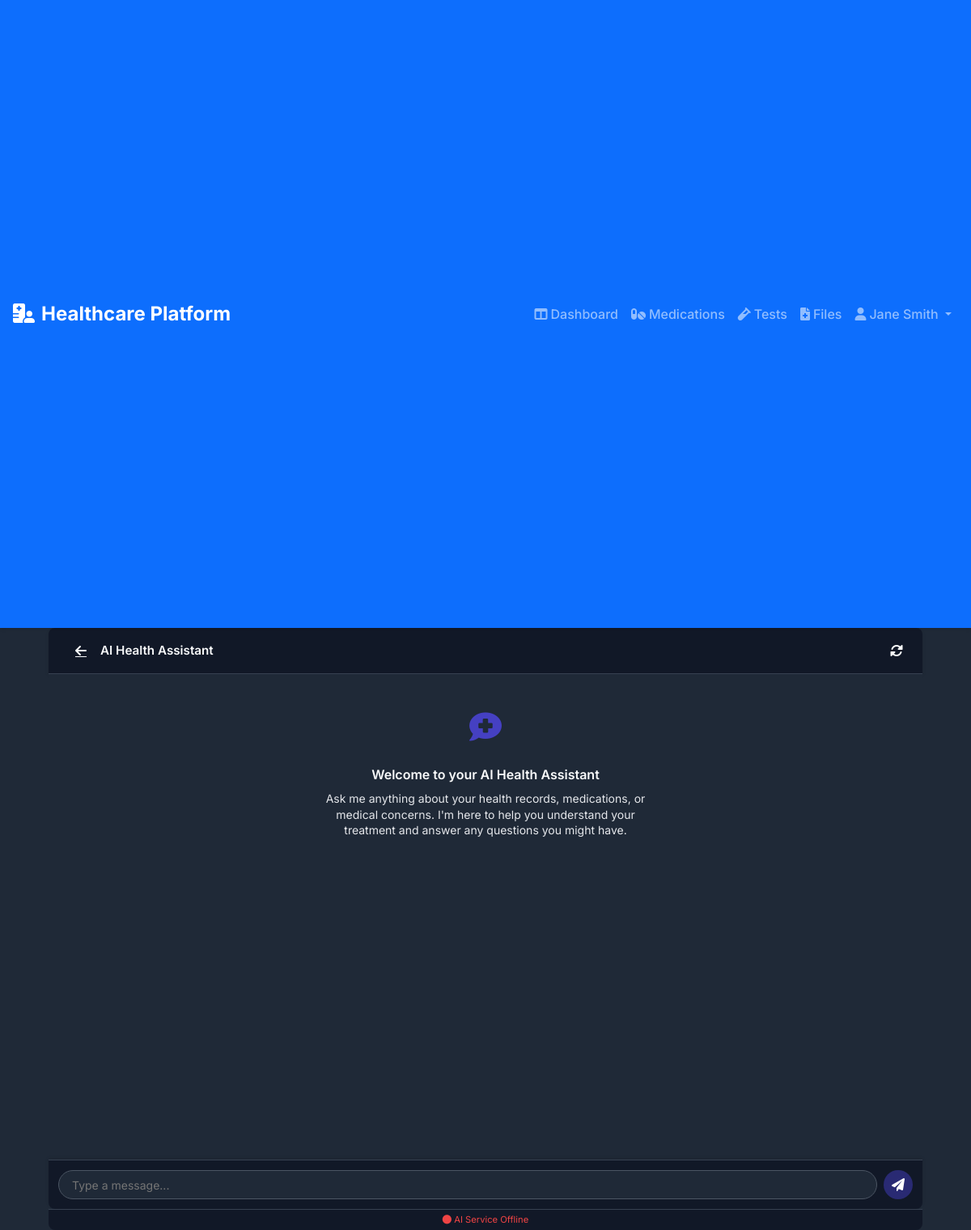
Page /api/patient/ai-chat/ (signed in) on the earlier database version.
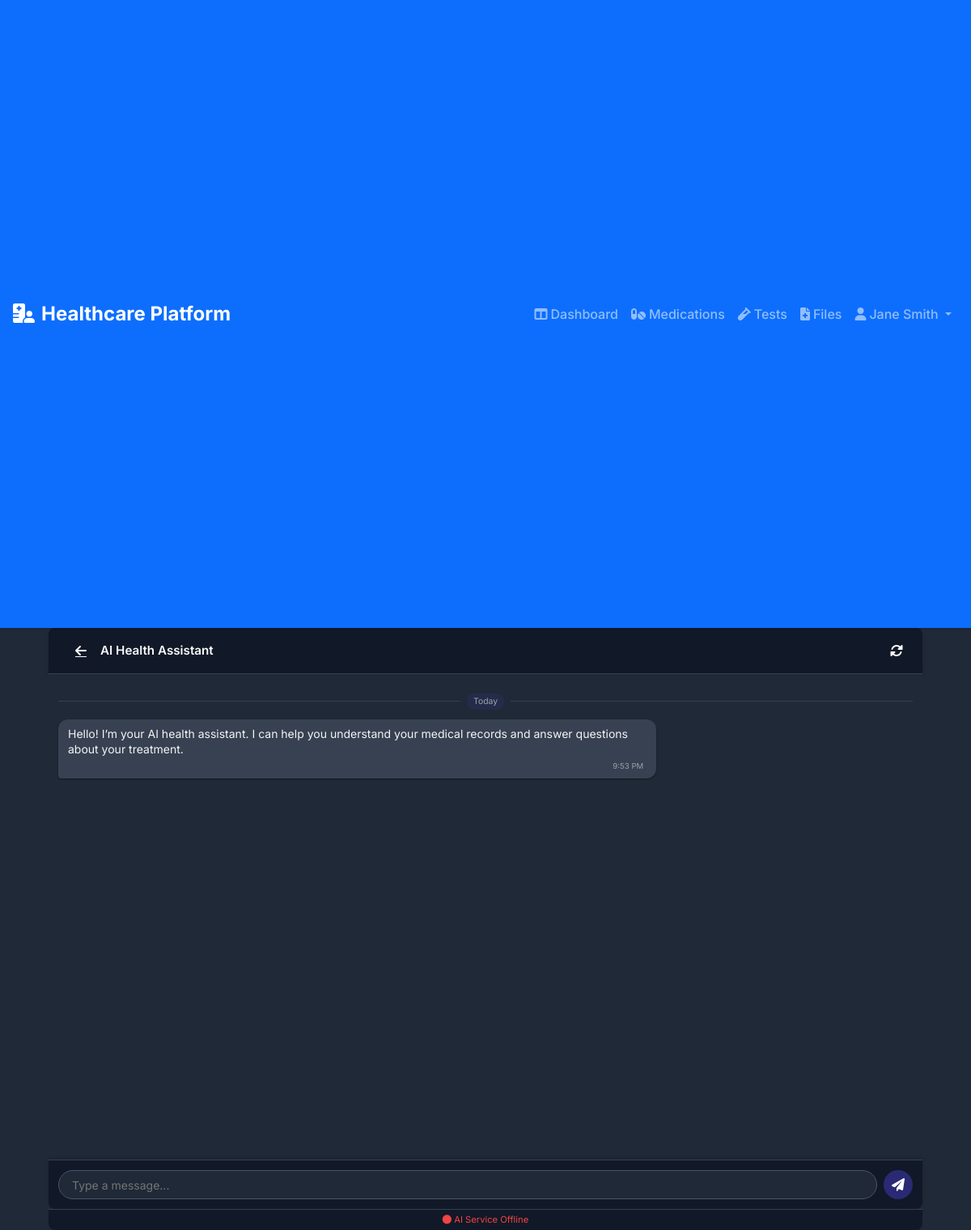
Same page on the later database version.
### core/models.py (models this page shows, shortened)
class User(AbstractUser):
    is_doctor = models.BooleanField(default=False)
    is_patient = models.BooleanField(default=False)

class Patient(models.Model):
    user = models.OneToOneField(User, on_delete=models.CASCADE)
    doctor = models.ForeignKey(Doctor, on_delete=models.CASCADE, related_name='patients')
    name = models.CharField(max_length=255)
    date_of_birth = models.DateField()
    gender = models.CharField(max_length=20)
    phone = models.CharField(max_length=15, unique=True)
    address = models.TextField(blank=True, null=True)
    created_at = models.DateTimeField(auto_now_add=True)
    password = models.CharField(max_length=100, blank=True, null=True)

class AIChatMessage(models.Model):
    patient = models.ForeignKey('Patient', on_delete=models.CASCADE)
    message = models.TextField()
    is_ai = models.BooleanField(default=False)
    created_at = models.DateTimeField(auto_now_add=True)
    class Meta:
        ordering = ['created_at']

### core/template_views.py (the view, shortened to what this page needs)
# urls.py: path('patient/ai-chat/', template_views.patient_ai_chat, name='patient_ai_chat'),
@patient_required
def patient_ai_chat(request):
    patient = request.user.patient
    messages = AIChatMessage.objects.filter(patient=patient).order_by('created_at')
    try:
        import requests
        response = requests.get("http://localhost:11434/api/version", timeout=2)
        ollama_available = response.status_code == 200
    except Exception:
        ollama_available = False
    context = {
        'messages': messages,
        'ollama_available': ollama_available
    }
    return render(request, 'core/patient/ai_chat.html', context)

### core/template_views.py (called while the page is built)
def patient_required(view_func):
    @wraps(view_func)
    def wrapper(request, *args, **kwargs):
        if not hasattr(request.user, 'patient'):
            return redirect('login')
        return view_func(request, *args, **kwargs)
    return wrapper

### core/templatetags/custom_filters.py (called while the page is built)
@register.filter
def markdown_format(value):
    extensions = [
        'markdown.extensions.tables',        # For tables
        'markdown.extensions.fenced_code',   # For code blocks
        'markdown.extensions.nl2br',         # Convert newlines to <br>
        'markdown.extensions.sane_lists',    # Better list handling
        'markdown.extensions.smarty',        # Smart quotes, dashes, etc.
    ]
    html = markdown.markdown(value, extensions=extensions)
    return mark_safe(html)

### core/templates/core/patient/ai_chat.html (shortened to what this page needs)
{% extends 'core/base.html' %}
{% load custom_filters %}
{% block content %}
<div class="chat-container">
    <div class="chat-header">
        <a href="{% url 'patient_dashboard' %}" class="header-button">
            <i class="fas fa-arrow-left"></i>
        </a>
        <div class="chat-title">AI Health Assistant</div>
        <div class="chat-actions">
            <form method="post" style="display: inline;">
                <button type="submit" name="reset_chat" value="true" class="header-button"
                        title="New Chat"
                        onclick="return confirm('Are you sure you want to start a new chat? This will clear your current conversation.');">
                    <i class="fas fa-sync-alt"></i>
                </button>
            </form>
        </div>
    </div>
    <div class="messages-area" id="chat-messages">
        {% if not messages or messages|length == 0 %}
            <div class="empty-state">
                <div class="empty-state-icon">
                    <i class="fas fa-comment-medical"></i>
                </div>
                <div class="empty-state-text">Welcome to your AI Health Assistant</div>
                <div class="empty-state-subtext">
                    Ask me anything about your health records, medications, or medical concerns.
                    I'm here to help you understand your treatment and answer any questions you might have.
                </div>
            </div>
        {% else %}
            <div class="date-divider">
                <span class="date-divider-text">Today</span>
            </div>
            {% for message in messages %}
                <div class="message-row {% if message.is_ai %}ai-message{% else %}user-message{% endif %}">
                    <div class="message-bubble {% if message.is_ai %}ai-bubble{% else %}user-bubble{% endif %}">
                        <div class="message-content">
                            {% if message.is_ai %}
                                {{ message.message|markdown_format }}
                            {% else %}
                                {{ message.message|linebreaks }}
                            {% endif %}
                        </div>
                        <div class="message-footer">
                            <div class="message-time">
                                {{ message.created_at|date:"g:i A" }}
                            </div>
                        </div>
                    </div>
                </div>
            {% endfor %}
        {% endif %}
    </div>
    <div class="input-area">
        <form method="post" class="input-form">
            <div class="message-input-container">
                <input type="text"
                       name="message"
                       class="message-input"
                       placeholder="Type a message..."
                       required
                       {% if not ollama_available %}disabled{% endif %}
                       autocomplete="off">
            </div>
            <button type="submit" class="send-button" {% if not ollama_available %}disabled{% endif %}>
                <i class="fas fa-paper-plane"></i>
            </button>
        </form>
    </div>
    <div class="ollama-status">
        {% if ollama_available %}
            <span class="status-online"><i class="fas fa-circle"></i> AI Service Online</span>
        {% else %}
            <span class="status-offline"><i class="fas fa-circle"></i> AI Service Offline</span>
        {% endif %}
    </div>
</div>
{% endblock content %}

### core/templates/core/base.html (shortened to what this page needs)
<!DOCTYPE html>
<html lang="en">
<head>
    <link href="https://cdn.jsdelivr.net/npm/bootstrap@5.3.0/dist/css/bootstrap.min.css" rel="stylesheet">
    <link href="https://cdnjs.cloudflare.com/ajax/libs/font-awesome/6.0.0/css/all.min.css" rel="stylesheet">
</head>
<body>
    <nav class="navbar navbar-expand-lg navbar-dark bg-primary">
        <div class="container">
            <a class="navbar-brand" href="/">
                <i class="fas fa-hospital-user me-2"></i>Healthcare Platform
            </a>
            <div class="collapse navbar-collapse" id="navbarNav">
                <ul class="navbar-nav ms-auto">
                    {% if user.is_authenticated %}
                        {% if user.is_doctor %}
                            <li class="nav-item">
                                <a class="nav-link" href="{% url 'doctor_dashboard' %}">
                                    <i class="fas fa-columns me-1"></i>Dashboard
                                </a>
                            </li>
                            <li class="nav-item">
                                <a class="nav-link" href="{% url 'doctor_patient_add' %}">
                                    <i class="fas fa-user-plus me-1"></i>Add Patient
                                </a>
                            </li>
                            <li class="nav-item dropdown">
                                <a class="nav-link dropdown-toggle" href="#" id="navbarDropdown" role="button" data-bs-toggle="dropdown">
                                    <i class="fas fa-user-md me-1"></i>Dr. {{ user.doctor.name }}
                                </a>
                                <ul class="dropdown-menu">
                                    <li>
                                        <a class="dropdown-item" href="{% url 'logout' %}">
                                            <i class="fas fa-sign-out-alt me-1"></i>Logout
                                        </a>
                                    </li>
                                </ul>
                            </li>
                        {% elif user.is_patient %}
                            <li class="nav-item">
                                <a class="nav-link" href="{% url 'patient_dashboard' %}">
                                    <i class="fas fa-columns me-1"></i>Dashboard
                                </a>
                            </li>
                            <li class="nav-item">
                                <a class="nav-link" href="{% url 'patient_medications' %}">
                                    <i class="fas fa-pills me-1"></i>Medications
                                </a>
                            </li>
                            <li class="nav-item">
                                <a class="nav-link" href="{% url 'patient_tests' %}">
                                    <i class="fas fa-vial me-1"></i>Tests
                                </a>
                            </li>
                            <li class="nav-item">
                                <a class="nav-link" href="{% url 'patient_files' %}">
                                    <i class="fas fa-file-medical me-1"></i>Files
                                </a>
                            </li>
                            <li class="nav-item dropdown">
                                <a class="nav-link dropdown-toggle" href="#" id="navbarDropdown" role="button" data-bs-toggle="dropdown">
                                    <i class="fas fa-user me-1"></i>{{ user.patient.name }}
                                </a>
                            </li>
                        {% endif %}
                    {% endif %}
                </ul>
            </div>
        </div>
    </nav>
    <div class="container mt-4">
        {% block content %}
        {% endblock %}
    </div>
</body>
</html>

### core/templates/core/base.html (style rules this page uses)
.navbar { padding: 1rem; box-shadow: 0 2px 4px rgba(0,0,0,0.1); }
.navbar-brand { font-size: 1.5rem; font-weight: bold; }
.nav-link { font-weight: 500; }

Differences in the rows shown:
added AIChatMessage: message "Hello! I’m your AI health assistant. I can help you understand your medical records and answer questions about your treatment.", created_at "9:53 PM"
Other differences:
text no longer shown: "Welcome to your AI Health Assistant Ask me anything about your health records, medications, or medical concerns. I'm here to help you understand your treatment and answer any questions you might have."
text now shown: "Today"
